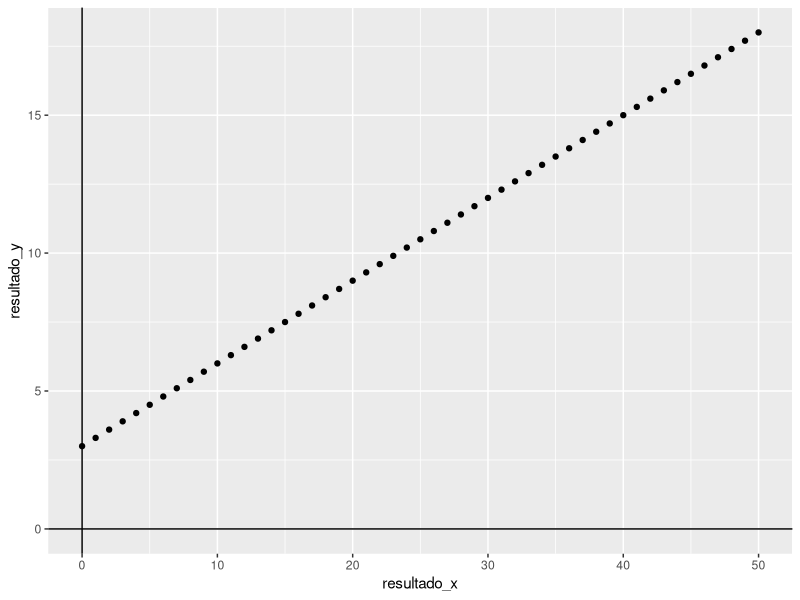
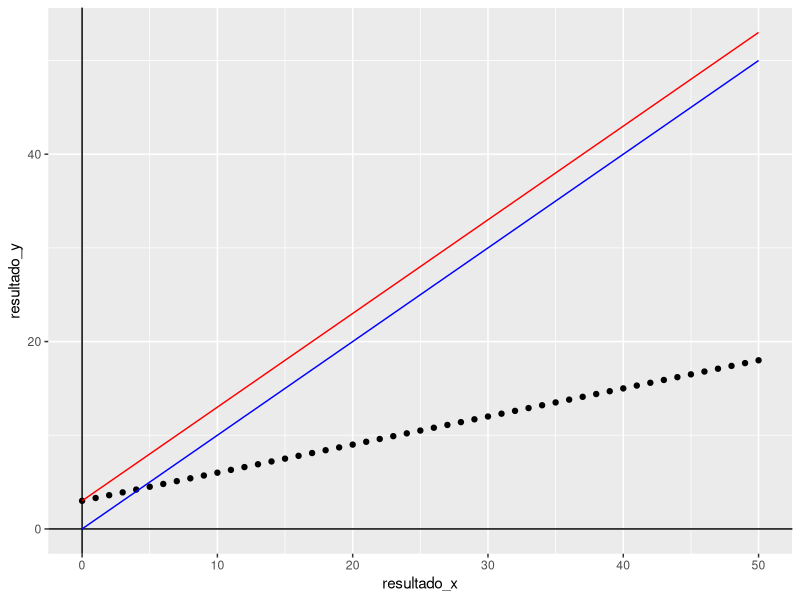
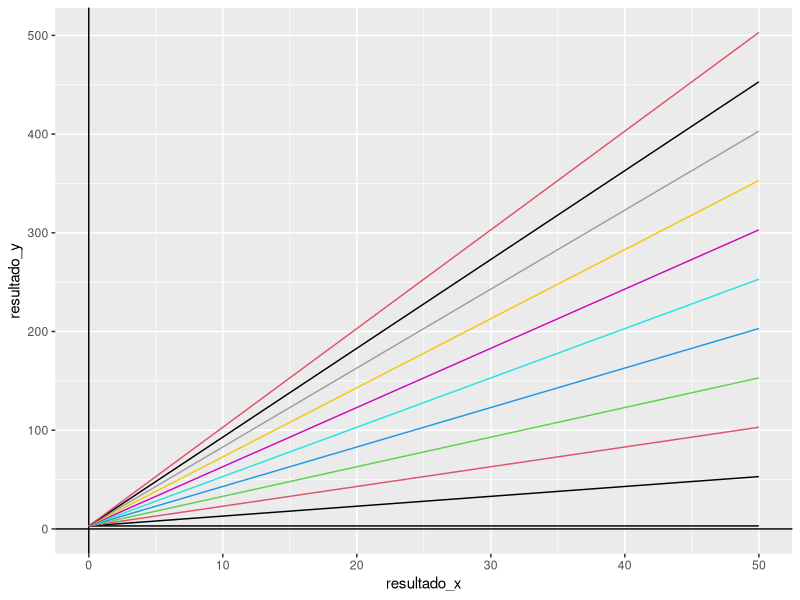
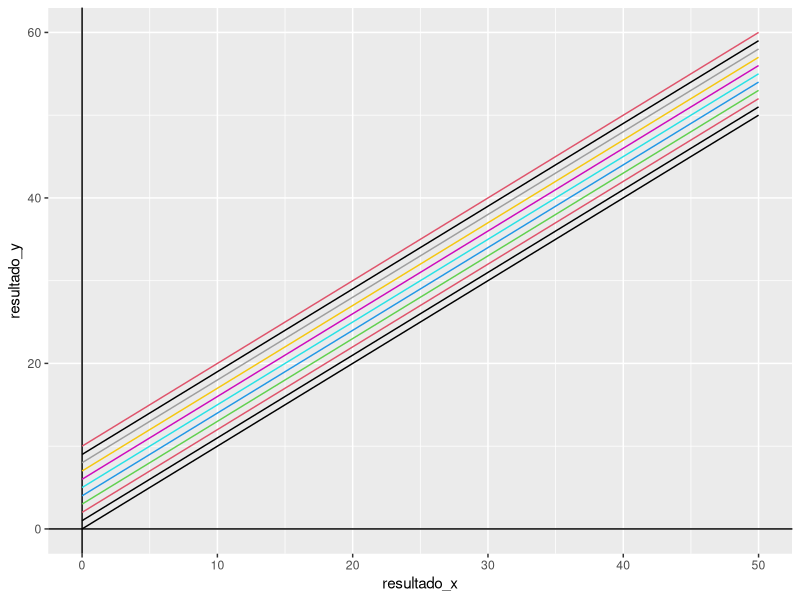
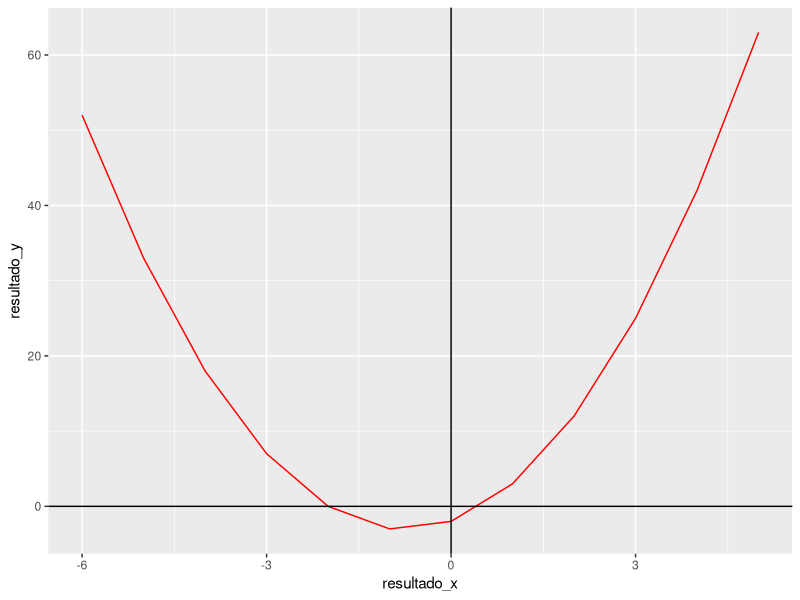

Write R code to recreate these figures, in order.
## ---- chunk 1
#install.packages("tidyverse")
library(tidyverse)
#library(dplyr)
## ---- chunk 2
# creamos una función que calcula los valores de y según ciertos valores
ecu_recta <- function(m, b, x) {
  
  y <- m * x + b
  
  return(data.frame( resultado_x = x, resultado_y = y ))
  
}
## ---- chunk 3
x <- 0:50

recta <- ecu_recta(m=.3, b=3, x=x)
recta
## ---- chunk 4
#graficamos
p <- ggplot() +
  geom_point(
    data = recta, 
    aes(x=resultado_x, y=resultado_y)
             ) +
  geom_vline(xintercept = 0) +
  geom_hline(yintercept = 0) 

p
## ---- chunk 5
# Agregamos distintas rectas
recta_2 <- ecu_recta(m=1, x=x, b=3)
recta_3 <- ecu_recta(m=2, x=x, b=3)
p +
  geom_line(data = recta_2, aes(x=resultado_x,y=resultado_y), color = "red") +
  geom_line(data = recta_3, aes(x=resultado_x,y=resultado_x), color = "blue" )
## ---- chunk 6
x <- 0:50
recta <- ecu_recta(m=0, x=x, b=3)

p <- ggplot() +
  geom_line(data = recta, aes(x=resultado_x, y = resultado_y)) +
  geom_vline(xintercept = 0) +
  geom_hline(yintercept = 0)

# Agregamos multiples rectas
for (i in 1:10) {
  new_recta <- ecu_recta(m=i, x=x, b=3)
  
  p <- p +
    geom_line(data = new_recta,
              aes(x=resultado_x, y=resultado_y),
              color = i)
}
p
## ---- chunk 7
x <- 0:50
recta <- ecu_recta(m=1, x=x, b=0)

p <- ggplot() +
  geom_line(data = recta, aes(x=resultado_x, y = resultado_y)) +
  geom_vline(xintercept = 0) +
  geom_hline(yintercept = 0)

for (i in 1:10) {
  new_recta <- ecu_recta(m=1, x=x, b=i)
  
  p <- p +
    geom_line(data = new_recta,
              aes(x=resultado_x, y=resultado_y),
              color = i)
}
p
## ---- chunk 8
calcula_segundo_grado <- function(x, a, b, c) {
  
  y <- a * x^2 + b * x + c
  curva <- data.frame(resultado_x=x, resultado_y=y)
  
  return(curva)
}
## ---- chunk 9
x <- -6:5

curva_resultado <- calcula_segundo_grado(x=x, a=2, b=3, c=-2)
curva_resultado
## ---- chunk 10
ggplot() +
  geom_line(data = curva_resultado,
            aes(x=resultado_x, y=resultado_y),
            color = "red"
            ) +
  geom_vline(xintercept = 0) +
  geom_hline(yintercept = 0)
## ---- chunk 11
raices <- function(b, a, c) {
  raiz <- sqrt(b^2 - (4 * a * c))
  
  primer_x <- (-b + raiz)/(2 * a)
  segunda_x <- (-b - raiz)/(2 * a)
  
  return(c(primer_x, segunda_x))
}

## ---- chunk 12
raices(a=2, b=3, c=-2)
## ---- chunk 13
# Unimos lo anterior en una sola función
calcula_segundo_grado <- function(x, a, b, c, raiz = FALSE) {
  
  if(raiz) {
    raices_resultado <- raices(b, a, c)
    return(raices_resultado)
    
  } else {
    
    y <- a * x^2 + b * x + c
    curva <- data.frame(resultado_x=x, resultado_y=y)
    
    return(curva)
  }
  
}
## ---- chunk 14
calcula_segundo_grado(x=x,a=1,b=1,c=-3, raiz = TRUE)
